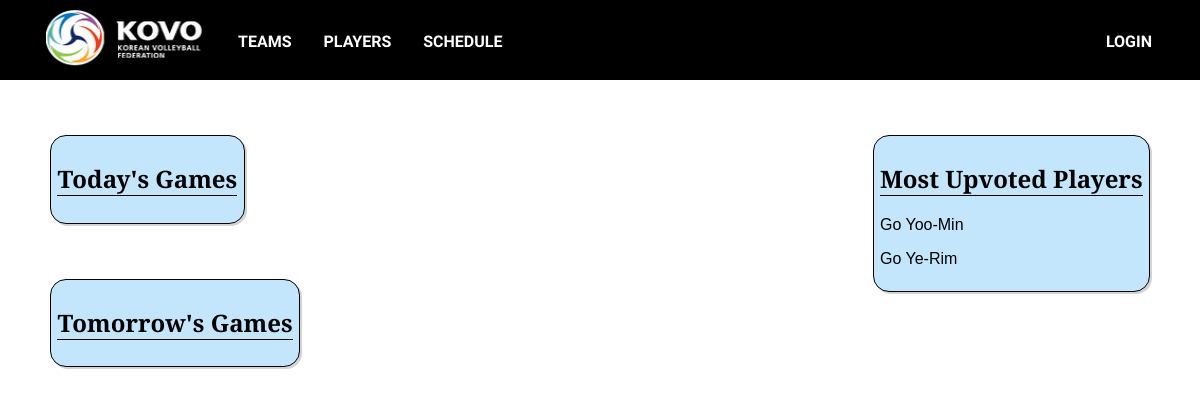
/, run on an earlier commit of the app's database.
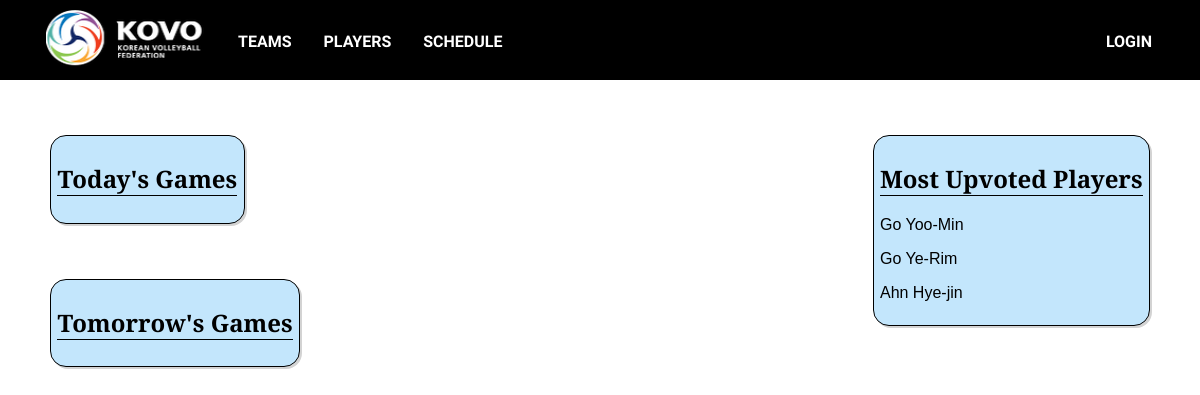
And on a later commit of the database.
### main.py (models this page shows)
class Player(db.Model):
    id = db.Column(db.Integer, primary_key = True)
    name = db.Column(db.String, nullable = False, unique = False)
    height = db.Column(db.Integer, nullable = False, unique = False)
    position = db.Column(db.String(30), nullable = False, unique = False)
    age = db.Column(db.Integer, nullable = False, unique = False)
    number = db.Column(db.Integer, nullable = False, unique = False)
    birth_date = db.Column(db.String, nullable = False, unique = False)
    birth_place = db.Column(db.String, nullable = False, unique = False)
    image = db.Column(db.String, nullable = True, unique = True)
    team_id = db.Column(db.Integer, db.ForeignKey('team.id'))

### main.py (the view)
@app.route('/')
def home():
    first_team_list = []
    second_team_list = []
    tmr_first_teams_list = []
    tmr_second_teams_list = []
    upvoters = []
    top_players_list = []
    today_date = TeamGames.query.filter_by(date=date.today()).all()
    tmr_date = TeamGames.query.filter_by(date=datetime.date.today() + datetime.timedelta(days=1)).all()
    all_players = Player.query.all()
    for i in range(len(all_players)):
        upvoters.append(all_players[i].upvoters.count())
    for i in range(len(tmr_date)):
        tmr_first_teams_list.append(tmr_date[i].first_team_id)
        tmr_second_teams_list.append(tmr_date[i].second_team_id)
    for i in range(len(today_date)):
        first_team_list.append(today_date[i].first_team_id)
        second_team_list.append(today_date[i].second_team_id)
    upvoters.sort(reverse=True)
    for i in range(len(all_players)):
        if(all_players[i].upvoters.count() == upvoters[0] and upvoters[0] != 0):
            top_players_list.append(all_players[i].id)
        if(all_players[i].upvoters.count() == upvoters[1] and upvoters[1] != 0):
            top_players_list.append(all_players[i].id)
        if(all_players[i].upvoters.count() == upvoters[2] and upvoters[2] != 0):
            top_players_list.append(all_players[i].id)
    top_players = Player.query.filter(Player.id.in_(top_players_list)).all()
    tmr_first_teams = [Team.query.filter_by(id=id).one() for id in tmr_first_teams_list]
    tmr_second_teams = [Team.query.filter_by(id=id).one() for id in tmr_second_teams_list]
    today_first_teams = [Team.query.filter_by(id=id).one() for id in first_team_list]
    today_second_teams = [Team.query.filter_by(id=id).one() for id in second_team_list]
    return render_template('home.html', today_first_teams=today_first_teams, today_second_teams=today_second_teams, tmr_first_teams=tmr_first_teams, tmr_second_teams=tmr_second_teams, top_players=top_players)

### templates/home.html (shortened to what this page needs)
{%extends "layout.html"%}
{%block content%}
<div class="page-wrapper">
    <div class="top_players">
        <h2 class="home_header">Most Upvoted Players</h2>
        {% for top_players in top_players %}
            <p class="player_preview"><a href="/player/{{top_players.name}}-{{top_players.id}}">{{top_players.name}}</a></p>
        {% endfor %}
    </div>
    <div class="games_preview">
        <h2 class="home_header">Today's Games</h2>
    </div>
    <div class="games_preview">
        <h2 class="home_header">Tomorrow's Games</h2>
    </div>
</div>
{%endblock%}

What changed in the data, as far as the page shows it:
added Player: name "Ahn Hye-jin"
